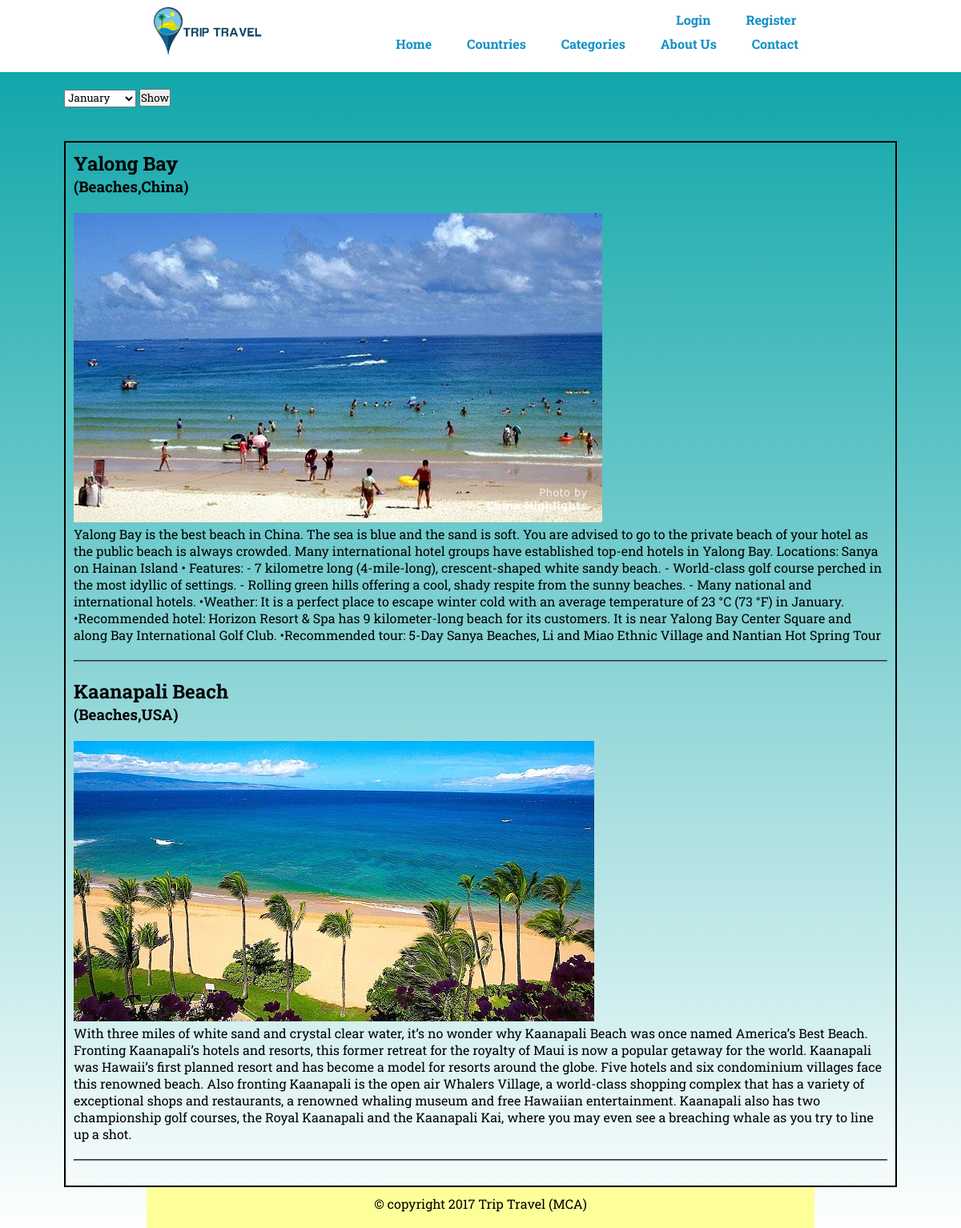
The app's page /home_page/month/ with its own data.
### home_page/models.py (models this page shows, shortened)
class Cities(models.Model):
    Id = models.ForeignKey(Countries, related_name='cities')
    C_Id = models.CharField(primary_key=True,max_length=10)
    Name = models.CharField(max_length=50)
    Type = models.CharField(max_length=30)
    Best_time_to_visit = models.CharField(max_length=20)
    About = models.TextField()
    Image = models.ImageField(upload_to="Images",blank=True,null=True)

class Countries(models.Model):
    Id = models.CharField(primary_key=True,max_length=10)
    Name = models.CharField(max_length=50)
    Location = models.CharField(max_length=50)
    About = models.TextField()
    Image = models.ImageField(upload_to="Countries",blank=True,null=True)
    def __unicode__(self):
        return self.Name

### home_page/views.py (the view)
def month(request):
    month = Cities.objects.filter(Best_time_to_visit='january')
    if request.method == 'POST':
        mon = request.POST.get('select')
        month = Cities.objects.filter(Best_time_to_visit=mon)
        return render(request,'month.html',{'month':month})
    else:
        return render(request,"month.html",{'month':month})

### templates/month.html (shortened to what this page needs)
<!DOCTYPE html>
{% load staticfiles %}
<html>
<head>
	<link rel="stylesheet" type="text/css" href="{% static 'css/style.css' %}">
</head>
<body>
	<header class="hed">
		<div class="hed-div">
		<a href="index.html"><img src="Images/travel.jpg" alt="Logo" width="150px" class="hed-div-img"><a>
		<nav class="hed-nav">
      <div class="log-reg">
				<ul>
				{% if request.user.is_authenticated %}
				<li><a href="{% url 'logout' %}">Logout</a></li>
				{% else %}
				<li> <a href="{% url 'user_login' %}">Login</a> </li>
				{% endif %}
				<li> <a href="{% url 'register' %}">Register</a> </li>
			</ul>
			</div>
			<ul>
				<li><a href="{% url 'index' %}">Home</a></li>
				<li><a href="{% url 'home_page:countries' %}">Countries</a></li>
				<li><a>Categories</a>
				</li>
				<li><a href="{% url 'home_page:aboutus' %}">About Us</a></li>
				<li><a>Contact</a>
				</li>
			</ul>
		</nav>
	</header>
  <div class="main-div">
  <form class="" action="{% url 'home_page:month' %}" method="POST">
    <select class="" name="select" >
      <option value="january" >January</option>
    </select>
    <input type="Submit" value="Show">
  </form>
    <br><br>
    <div style="border:2px solid #000000; padding: 10px;">
      {% for i in month %}
      <h2>{{ i.Name }}</h2> <h3> ({{ i.Type }},{{ i.Id }})</h3>
        <br>
      <img src="{{ i.Image.url }}" alt="Not Found">
      <br>
      {{ i.About }}
      <br><br>
      <hr>
      <br>
      {% endfor %}
    </div>
</div>
  <footer class="foot">
			&copy; copyright 2017 Trip Travel (MCA)
	</footer>
</body>
</html>

### static/css/style.css (style rules this page uses)
* { margin: 0px; padding: 0px; font-family: 'Roboto Slab', serif; }
body { background: linear-gradient(to bottom,#02a1a5,#fff); background-size: cover; }
hr { border-color: #808080; }
.hed { background: #fff; height: 90px; max-height: 90px; }
.hed::after { content:" "; clear: both; display: block; }
.hed-div { max-width: 1000px; margin: 0px 183px; }
.log-reg { margin-left: 310px; display:block; text-decoration: none; }
.hed-div-img { float: left; }
.hed-nav { float: right; }
.hed-nav ul { max-height: 30px; }
.hed-nav ul li { display: inline-block; min-height: 20px; position: relative; }
.hed-nav ul li a { text-decoration: none; padding: 10px 20px; color: #0E90C7; font-weight: bolder; line-height: 50px; }
.foot { max-width: 1000px; margin-left: 183px; margin-right: 183px; text-align: center; padding-bottom: 20px; padding-top: 10px; background: #ffff99; }
.main-div { max-width: 1200px; margin: 0px 80px; padding-top: 20px; }
.main-div::after { content:" "; clear: both; display: block; }

### records on screen
Cities: Name "Yalong Bay", Type "Beaches", Id "China", Image (picture), About "Yalong Bay is the best beach in China. The sea is blue and the sand is soft. You are advised to go to the private beach of your hotel as the public beach is always crowded. Many international hotel groups have established top-end hotels in Yalong Bay. Locations: Sanya on Hainan Island • Features: - 7 kilometre long (4-mile-long), crescent-shaped white sandy beach. - World-class golf course perched in the most idyllic of settings. - Rolling green hills offering a cool, shady respite from the sunny beaches. - Many national and international hotels. •Weather: It is a perfect place to escape winter cold with an average temperature of 23 °C (73 °F) in January. •Recommended hotel: Horizon Resort…"
Cities: Name "Kaanapali Beach", Type "Beaches", Id "USA", Image (picture), About "With three miles of white sand and crystal clear water, it’s no wonder why Kaanapali Beach was once named America’s Best Beach. Fronting Kaanapali’s hotels and resorts, this former retreat for the royalty of Maui is now a popular getaway for the world. Kaanapali was Hawaii’s first planned resort and has become a model for resorts around the globe. Five hotels and six condominium villages face this renowned beach. Also fronting Kaanapali is the open air Whalers Village, a world-class shopping complex that has a variety of exceptional shops and restaurants, a renowned whaling museum and free Hawaiian entertainment. Kaanapali also has two championship golf courses, the Royal Kaanapali and the…"
